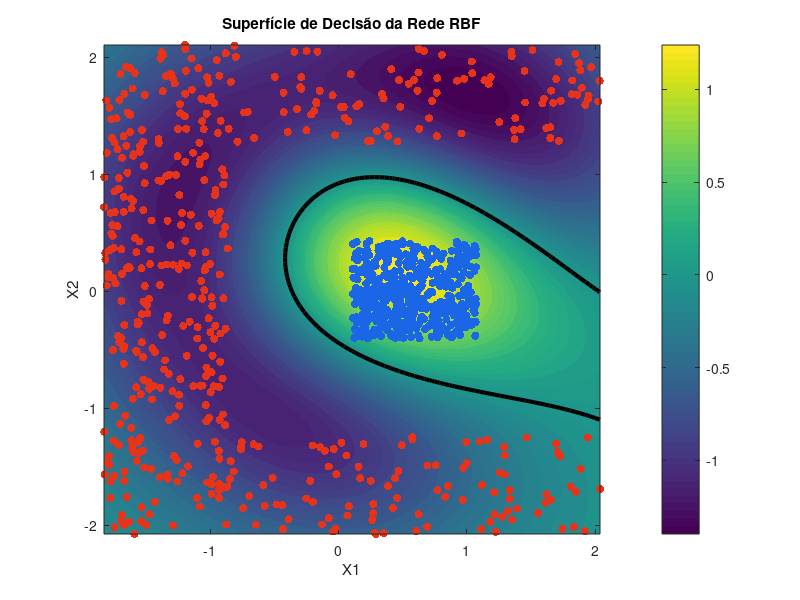

Here is the MATLAB script that generated this plot:

clear all; close all; clc;

base = load("two_classes.dat");

X = base(:,1:2);
X = normalize(X);
y = base(:,3);

n = 6
c = rand(n,2)


d = zeros(rows(X), n);
sigma = 1

Phi = zeros(rows(X), n);

for i=1:rows(X)
  for j=1:n
    d(i,j) = norm(X(i,:) - c(j,:));
  end
end

for j = 1:n
  Phi(:,j) = exp(-(d(:,j).^2) / (2*sigma^2));
end

w = (Phi' * Phi)^-1 * Phi' * y;

% ===============================================================
% 6. Criar grade para plotar superfície de decisão
% ===============================================================
x1 = linspace(min(X(:,1)), max(X(:,1)), 100);
x2 = linspace(min(X(:,2)), max(X(:,2)), 100);

[X1grid, X2grid] = meshgrid(x1, x2);

% matriz para armazenar ativações
PhiGrid = zeros(numel(X1grid), n);

% ===============================================================
% 7. Calcular ativações da RBF na grade 2D
% ===============================================================
for j = 1:n
    dist = sqrt((X1grid(:) - c(j,1)).^2 + (X2grid(:) - c(j,2)).^2);
    PhiGrid(:,j) = exp(-(dist.^2) / (2*sigma^2));
end

% ===============================================================
% 8. Predição da rede na grade
% ===============================================================
Ygrid = PhiGrid * w;

% Converter para forma matricial para plot
Ygrid = reshape(Ygrid, size(X1grid));

% ===============================================================
% 9. Plotar superfície de decisão
% ===============================================================
figure;

% Colormap muito mais bonito
colormap(viridis());

% Fundo suave com a saída da RBF
contourf(X1grid, X2grid, Ygrid, 50, "LineColor", "none");
hold on;

% Linha de decisão
contour(X1grid, X2grid, Ygrid, [0 0], "LineWidth", 3, "LineColor", "k");

% Plotar classes com cores mais profissionais
idx1 = find(y == 1);
idx2 = find(y == -1);

scatter(X(idx1,1), X(idx1,2), 35, [0.1 0.4 0.9], "filled");   % azul suave
scatter(X(idx2,1), X(idx2,2), 35, [0.9 0.2 0.1], "filled");   % vermelho suave

title("Superfície de Decisão da Rede RBF");
xlabel("X1");
ylabel("X2");

colorbar;



